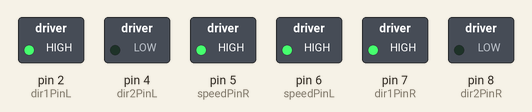
Recording of a sketch running on a simulated Arduino Uno, built with avr-gcc and run on an emulated ATmega328P. Shown: switched loads named in the sketch (green lamp = pin HIGH).

Above: at 0.1 s.
At 5.1 s:
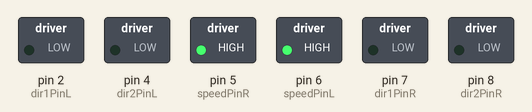
Timing chart, 0 to 6.6 s (numbered marks = the images above):
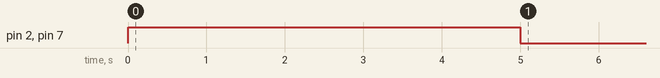

The sketch:

Full_Ard_Car.ino
```cpp
// (licence header left out)
#include "configuration.h"  //Read for insite on drivetrain function
#include "xArm_Integrate.h" //All the Arm functions are loade through here

/*motor control*/
void go_Advance(void)  //Forward
{
  digitalWrite(dir1PinL, HIGH);
  digitalWrite(dir2PinL,LOW);
  digitalWrite(dir1PinR,HIGH);
  digitalWrite(dir2PinR,LOW);
}
void go_Left(void)  //Turn left
{
  digitalWrite(dir1PinL, HIGH);
  digitalWrite(dir2PinL,LOW);
  digitalWrite(dir1PinR,LOW);
  digitalWrite(dir2PinR,HIGH);
}
void go_Right(void)  //Turn right
{
  digitalWrite(dir1PinL, LOW);
  digitalWrite(dir2PinL,HIGH);
  digitalWrite(dir1PinR,HIGH);
  digitalWrite(dir2PinR,LOW);
}
void go_Back(void)  //Reverse
{
  digitalWrite(dir1PinL, LOW);
  digitalWrite(dir2PinL,HIGH);
  digitalWrite(dir1PinR,LOW);
  digitalWrite(dir2PinR,HIGH);
}
void stop_Stop()    //Stop
{
  digitalWrite(dir1PinL, LOW);
  digitalWrite(dir2PinL,LOW);
  digitalWrite(dir1PinR,LOW);
  digitalWrite(dir2PinR,LOW);
}

/*set motor speed */
void set_Motorspeed(int speed_L,int speed_R)
{
  analogWrite(speedPinL,speed_L);
  analogWrite(speedPinR,speed_R);
}

//Pins initialize
void init_GPIO()
{
	pinMode(dir1PinL, OUTPUT);
	pinMode(dir2PinL, OUTPUT);
	pinMode(speedPinL, OUTPUT);

	pinMode(dir1PinR, OUTPUT);
  pinMode(dir2PinR, OUTPUT);
  pinMode(speedPinR, OUTPUT);
	stop_Stop();
}

void setup()
{
  Serial.begin(9600); //Set up Serial Communication (Arman Uses tx and rx pins)


	init_GPIO();
	go_Advance();//Forward
  set_Motorspeed(255,255);
  delay(5000);

//  go_Back();//Reverse
//  set_Motorspeed(255,255);
//  delay(5000);
//
//  go_Left();//Turn left
//  set_Motorspeed(255,255);
//  delay(5000);
//
//  go_Right();//Turn right
//  set_Motorspeed(255,255);
//  delay(5000);
//

//     Arman_Default(); //Get Arman prepped
//     delay (2000);    //Wait for task to complete (nessisary?)
//     Arman_Pickup();  //Perform pickup routine
  stop_Stop();//Stop

}

void loop(){


}
```

Arman_Parameters.h
```cpp
//Arman_Max_Values
#define Max_Angle1 1000  //target angle of servo 1  low == open, High == closed
#define Max_Angle2 1000  //target angle of servo 2  low == FWD, High == REV
#define Max_Angle3 1000  //target angle of servo 3  low == FWD, High == REV
#define Max_Angle4 500  //target angle of servo 4  low == FWD, High == REV
#define Max_Angle5 500  //target angle of servo 5  low == FWD, High == REV
#define Max_Angle6 120  //target angle of servo 6  low == CW, High == CCW//Arman_Max_Values

//Arman_Min_Values
#define Min_Angle1 000  //target angle of servo 1  low == open, High == closed
#define Min_Angle2 000  //target angle of servo 2  low == FWD, High == REV
#define Min_Angle3 500  //target angle of servo 3  low == FWD, High == REV
#define Min_Angle4 000  //target angle of servo 4  low == FWD, High == REV
#define Min_Angle5 450  //target angle of servo 5  low == FWD, High == REV
#define Min_Angle6 000  //target angle of servo 6  low == CW, High == CCW

//Arman_Default
#define Default_Time 1000
#define Default_Angle1 000  //target angle of servo 1  low == open, High == closed
#define Default_Angle2 550  //target angle of servo 2  low == FWD, High == REV
#define Default_Angle3 750  //target angle of servo 3  low == FWD, High == REV
#define Default_Angle4 750  //target angle of servo 4  low == FWD, High == REV
#define Default_Angle5 660  //target angle of servo 5  low == FWD, High == REV
#define Default_Angle6 120  //target angle of servo 6  low == CW, High == CCW

//Arman_Align
#define Align_Time 1500
#define Align_Angle1 500  //target angle of servo 1  low == open, High == closed
#define Align_Angle2 500  //target angle of servo 2  low == FWD, High == REV
#define Align_Angle3 500  //target angle of servo 3  low == FWD, High == REV
#define Align_Angle4 500  //target angle of servo 4  low == FWD, High == REV
#define Align_Angle5 500  //target angle of servo 5  low == FWD, High == REV
#define Align_Angle6 500  //target angle of servo 6  low == CW, High == CCW

//Arman_Reach
#define Reach_Time 1000
#define Reach_Angle1 000  //target angle of servo 1  low == open, High == closed
#define Reach_Angle2 550  //target angle of servo 2  low == FWD, High == REV
#define Reach_Angle3 750  //target angle of servo 3  low == FWD, High == REV
#define Reach_Angle4 800  //target angle of servo 4  low == FWD, High == REV
#define Reach_Angle5 590  //target angle of servo 5  low == FWD, High == REV
#define Reach_Angle6 500  //target angle of servo 6  low == CW, High == CCW

//Arman_Pinch
#define Pinch_Time 1000
#define Pinch_Angle 550   //target angle of servo 1  low == open, High == closed

//Arman_Rotate
#define Rotate_Time 1500
#define Rotate_Angle 650 //target angle of servo 6  low == CW, High == CCW

//Arman_Release
#define Release_Time 1000
#define Release_Angle 000   //target angle of servo 1  low == open, High == closed
```

xArm_Integrate.h
```cpp
//Inclusions
#include "Arman_Parameters.h"

//Function Prototypes
//Special
  void Bus_Header(void);    //Preps Serial to Arm
  void Arman_Sleep(void);   //Positions Arm for transport
  void Arman_Default(void);   //Positions are in a "Ready" position
  void Arman_Pickup(void);  //Routine to pick up object, rotate and drop
  void Arman_Align(void);  //Routine to point Arm verically to check aignment

//General
  void Arman_Move_1(int,int,int);   //Function to move 1 servo
  void Arman_Move_6(int,int,int,int,int,int,int);   //Function to move 6 servos
//End Funct. Prot.

class My_Servo{//Creates servo object unused:2/24/2019
  public:
    int ID;
    int angle;
};
void Arman_Align(){
     Arman_Move_6(Align_Time,Align_Angle1,Align_Angle2,Align_Angle3,Align_Angle4,Align_Angle5,Align_Angle6);
     delay(Align_Time*1.5);//wait for success(150% Time to move)
}

void Arman_Default(){
     Arman_Move_6(Default_Time,Default_Angle1,Default_Angle2,Default_Angle3,Default_Angle4,Default_Angle5,Default_Angle6);
     delay(Default_Time*1.5);//wait for success(150% Time to move)
}
void Arman_Sleep(){//needs re-calibration
  int time_move = 1000;

  //Positions 1-6//
  int pos_1 = 300;  //target angle of servo 1
  int pos_2 = 500;  //target angle of servo 2
  int pos_3 = 930;  //target angle of servo 3
  int pos_4 = 740;  //target angle of servo 4
  int pos_5 = 500;  //target angle of servo 5
  int pos_6 = 850;  //target angle of servo 6

  //Initializing Communication
    Bus_Header();         //Prepare the Bus

    Serial.write(23);     //writing serial length
                          // Inits(5 bytes) +
                          // 6 servos * 8 commands
                          // = 23 bytes
    Serial.write(0x03);   //writing command "Move"
    Serial.write(6);      //writing to 6 servos (All)
    Serial.write(time_move & 0x00FF);  //Send lower time byte
    Serial.write(time_move >> 8);  //Send high time byte
  //Begin writing servos
    //Servo 1
    Serial.write(1);       //Send Servo ID byte
    Serial.write(pos_1 & 0x00FF); //Send lower angle byte
    Serial.write(pos_1 >> 8); //Send high angle byte

    //Servo 2
    Serial.write(2);       //Send Servo ID byte
    Serial.write(pos_2 & 0x00FF); //Send lower angle byte
    Serial.write(pos_2 >> 8); //Send high angle byte

    //Servo 3
    Serial.write(3);       //Send Servo ID byte
    Serial.write(pos_3 & 0x00FF); //Send lower angle byte
    Serial.write(pos_3 >> 8); //Send high angle byte

    //Servo 4
    Serial.write(4);       //Send Servo ID byte
    Serial.write(pos_4 & 0x00FF); //Send lower angle byte
    Serial.write(pos_4 >> 8); //Send high angle byte

    //Servo 5
    Serial.write(5);       //Send Servo ID byte
    Serial.write(pos_5 & 0x00FF); //Send lower angle byte
    Serial.write(pos_5 >> 8); //Send high angle byte

    //Servo 6
    Serial.write(6);       //Send Servo ID byte
    Serial.write(pos_6 & 0x00FF); //Send lower angle byte
    Serial.write(pos_6 >> 8); //Send high angle byte
}

void  Arman_Move_6(int time_move,int pos_1,int pos_2, int pos_3, int pos_4, int pos_5, int pos_6){

  //Initializing Communication
    Bus_Header();         //Prepare the Bus

    Serial.write(23);     //writing serial length
                          // Inits(5 bytes) +
                          // 6 servos * 8 commands
                          // = 23 bytes
    Serial.write(0x03);   //writing command "Move"
    Serial.write(6);      //writing to 6 servos (All)
    Serial.write(time_move & 0x00FF);  //Send lower time byte
    Serial.write(time_move >> 8);  //Send high time byte
  //Begin writing servos
    //Servo 1
    Serial.write(1);       //Send Servo ID byte
    Serial.write(pos_1 & 0x00FF); //Send lower angle byte
    Serial.write(pos_1 >> 8); //Send high angle byte

    //Servo 2
    Serial.write(2);       //Send Servo ID byte
    Serial.write(pos_2 & 0x00FF); //Send lower angle byte
    Serial.write(pos_2 >> 8); //Send high angle byte

    //Servo 3
    Serial.write(3);       //Send Servo ID byte
    Serial.write(pos_3 & 0x00FF); //Send lower angle byte
    Serial.write(pos_3 >> 8); //Send high angle byte

    //Servo 4
    Serial.write(4);       //Send Servo ID byte
    Serial.write(pos_4 & 0x00FF); //Send lower angle byte
    Serial.write(pos_4 >> 8); //Send high angle byte

    //Servo 5
    Serial.write(5);       //Send Servo ID byte
    Serial.write(pos_5 & 0x00FF); //Send lower angle byte
    Serial.write(pos_5 >> 8); //Send high angle byte

    //Servo 6
    Serial.write(6);       //Send Servo ID byte
    Serial.write(pos_6 & 0x00FF); //Send lower angle byte
    Serial.write(pos_6 >> 8); //Send high angle byte
}


void Arman_Move_1(int time_move,    //time(ms) to move
                    int SID,          //servo ID #
                    int angle_move){  //angle [0,1000]

    Bus_Header();         //Prepare the Bus
    Serial.write(0x08);   //writing serial length - #bits
    Serial.write(0x03);   //writing command - 0x3 =move
    Serial.write(0x01);   //writing to one servo
    Serial.write(time_move & 0x00FF);  //Send lower time byte
    Serial.write(time_move >> 8);      //Send high time byte
    Serial.write(SID);                 //Send Servo ID byte
    Serial.write(angle_move & 0x00FF); //Send lower angle byte
    Serial.write(angle_move >> 8);     //Send high angle byte

  }
void Bus_Header(){         //Used to alert the xArm board to receive
    Serial.write(0x55); //alert data 1
    Serial.write(0x55); //alert data 2
  }

void Arman_Pickup(){

//     Arman_Reach
     Arman_Move_6(Reach_Time,Reach_Angle1,Reach_Angle2,Reach_Angle3,Reach_Angle4,Reach_Angle5,Reach_Angle6);
     delay (Reach_Time*1.5);//wait for success(150% Time to move)

//     Arman_Pinch
     Arman_Move_1(Pinch_Time,1,Pinch_Angle);
     delay (Pinch_Time*1.5);//wait for success(150% Time to move)

//     Arman_Retrieve
     Arman_Move_6(Reach_Time,Pinch_Angle,Default_Angle2,Default_Angle3,Default_Angle4,Default_Angle5,Reach_Angle6);
     delay(Default_Time*1.5);//wait for success(150% Time to move)

//    Arman_Rotate
     Arman_Move_1(Rotate_Time,6,Rotate_Angle);
     delay (Rotate_Time*1.5);//wait for success(150% Time to move)


//    Arman_Release
     Arman_Move_1(Release_Time,1,Release_Angle);
     delay (Release_Time*1.5);//wait for success(150% Time to move)

  Arman_Default();
     delay (4000);
  }

////////////////////////////////////////////////////////
/////////////////////OLD LOOP///////////////////////////
////////////////////////////////////////////////////////
//void loop() {
//  //
//  int time_move;
//  int angle_move;
//  //Servos
//  My_Servo S1;
//  My_Servo S2;
//  My_Servo S3;
//  My_Servo S4;
//  My_Servo S5;
//  My_Servo S6;
////  //Pointers
////  int *S1 = &S1;
////  int *S2 = &S2;
////  int *S3 = &S3;
////  int *S4 = &S4;
////  int *S5 = &S5;
////  int *S6 = &S6;
//
//  //Position 1: Open claw//
//  time_move = 1000;   //time to move servo
//  angle_move = 200;  //angle to move servo (NEED UNITS)
//
//    int timeL = time_move & 0x00FF;       //time(ms) low
//    int timeH = time_move >> 8;     //time(ms) high
//    int SID   = 0x01;       //servo ID #
//    int angleL= angle_move & 0x00FF;      //angle low
//    int angleH= angle_move >> 8;    //angle high
//
////    Move_One_Servo(time_move, SID, angle_move);//apply position
//
//
////    Read_1_Servo(*S2);
////    delay(5000);
//
//
////    Arman_Default();
////    delay (1000);
//
////    Arman_Reach();
////    delay (3000);
////////////////Modify these for Testing/ Playing//////////////
//    int pos_1 = Pinch_Angle;  //position for servo 1
//    int pos_2 = 550;  //position for servo 2
//    int pos_3 = 800;  //position for servo 3
//    int pos_4 = 800;  //position for servo 4
//    int pos_5 = 400;  //position for servo 5
//    int pos_6 = 500;  //position for servo 6
//    int TM6 = 2000;   //time to make move changes;
//
//
/////////////////////////////////////////////////////////////
//
//     Arman_Default();
//     delay (4000);
//     Arman_Pickup();
//     //delay (Pinch_Time+Ready_Time+Rotate_Time+Release_Time);
//
//}
```

configuration.h
```cpp
/*Declare L298N Dual H-Bridge Motor Controller directly since there is not a library to load.*/
//Define L298N Dual H-Bridge Motor Controller Pins
#define dir1PinL  2    //Motor direction
#define dir2PinL  4    //Motor direction
#define speedPinL 6    // Needs to be a PWM pin to be able to control motor speed

#define dir1PinR  7    //Motor direction
#define dir2PinR  8    //Motor direction
#define speedPinR 5    // Needs to be a PWM pin to be able to control motor speed
```
